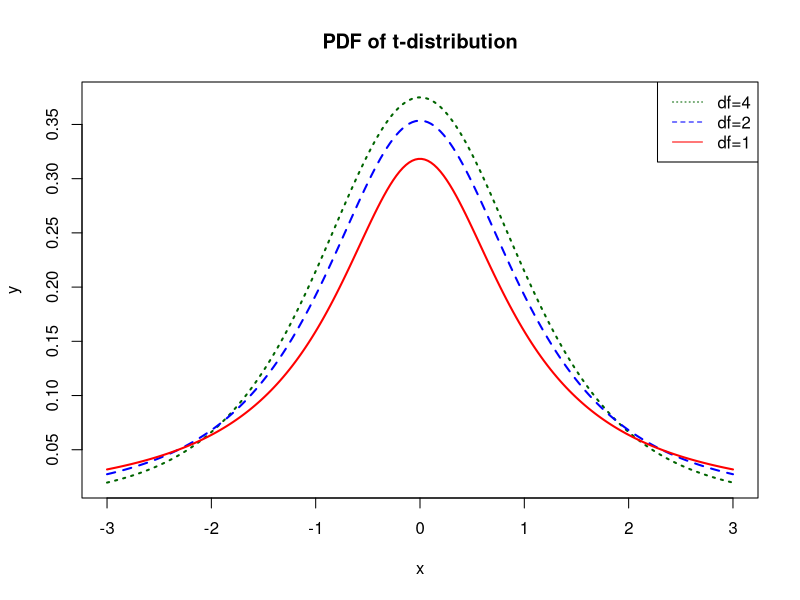
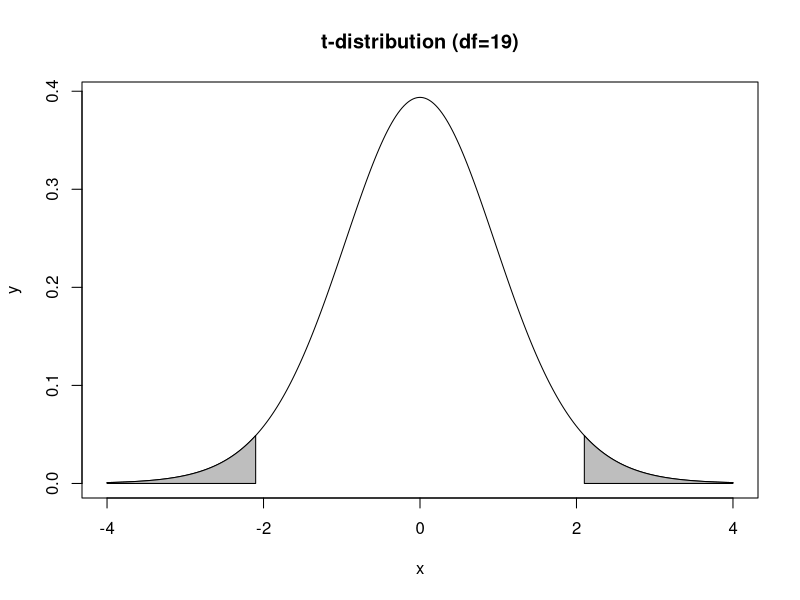
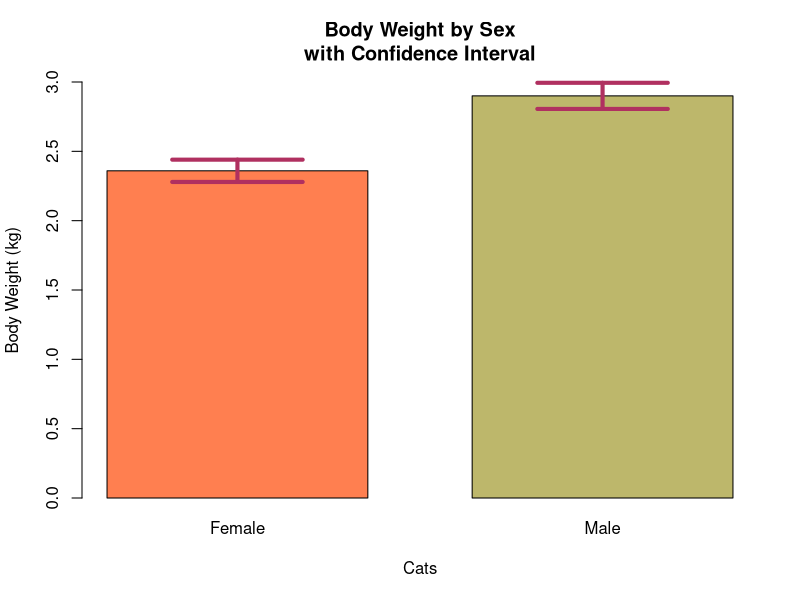

Generate these figures, in order, with R: (Note: this script raises an error after producing the figures.)
#######################
## CHAPTER 3. t Test ##
#######################

################
## 3.1 t Test ##
################

x <- seq(-3, 3, length=200)
y <- dt(x, df=4)
plot(x, y, 
     main="PDF of t-distribution",
     type='l', lty=3, lwd=2, col="darkgreen")
lines(x, dt(x, df=2), 
      lty=2, lwd=2, col="blue")
lines(x, dt(x, df=1), 
      lty=1, lwd=2, col="red")
legend("topright", 
       c("df=4", "df=2", "df=1"),
       col=c("darkgreen", "blue", "red"),
       lty=c(3, 2, 1))

t <- (135-115)/(25/sqrt(20))
t

pt(3.58, df=19, lower.tail=FALSE)*2

qt(0.025, df=19, lower.tail=FALSE)

qt(0.005, df=19, lower.tail=FALSE)


x <- seq(-4, 4, length=300)
y <- dt(x, df=19)
plot(x, y, type='l',
     main="t-distribution (df=19)")

xlim <- x[-4<=x & x<=-2.09]
ylim <- y[-4<=x & x<=-2.09]
xlim <- c(xlim[1], xlim, tail(xlim, 1))
ylim <- c(0, ylim, 0) 
polygon(xlim, ylim, col="grey")

xlim <- x[2.09<=x & x<=4]
ylim <- y[2.09<=x & x<=4]
xlim <- c(xlim[1], xlim, tail(xlim, 1))
ylim <- c(0, ylim, 0) 
polygon(xlim, ylim, col="grey")

###########################
## 3.2 One-Sample t Test ##
###########################

library(MASS)
str(cats)

mean(cats$Bwt)

t.test(x=cats$Bwt, mu=2.6)

t.test(cats$Bwt, mu=2.7)

t.test(cats$Bwt, mu=2.6, alternative="greater")

cats.t <- t.test(cats$Bwt, mu=2.6)
str(cats.t)

cats.t$p.value
cats.t$conf.int

t.test(cats$Bwt, mu=2.6, conf.level=0.99)

prop.test(x=18, n=30, p=0.5, alternative="greater")

########################################
## 3.3 Two-Independent Samples t Test ##
########################################

result <- t.test(formula=Bwt ~ Sex, data=cats)

# [Figure 3-6]
?tapply
bars <- tapply(cats$Bwt, cats$Sex, mean)
bars
result$conf.int[1]

lower <- tapply(cats$Bwt, cats$Sex, function(x) t.test(x)$conf.int[1])
lower
upper <- tapply(cats$Bwt, cats$Sex, function(x) t.test(x)$conf.int[2])
upper

#install.packages("gplots")
library(gplots)
windows(width=4.0, height=5.5)
barplot2(bars, space=0.4, ylim=c(0, 3.0),
         plot.ci=TRUE, ci.l=lower, ci.u=upper, ci.color="maroon", ci.lwd=4, 
         names.arg=c("Female", "Male"), col=c("coral", "darkkhaki"),
         xlab="Cats", ylab="Body Weight (kg)", 
         main="Body Weight by Sex\nwith Confidence Interval")

Bwt.f <- cats$Bwt[cats$Sex=="F"]
Bwt.m <- cats$Bwt[cats$Sex=="M"]
t.test(Bwt.f, Bwt.m)

smokers  <- c(83, 90, 129, 70)
patients <- c(86, 93, 136, 82)

prop.test(x=smokers, n=patients)

###############################
## 3.4 Paired-Samples t Test ##
###############################
?sleep
str(sleep)
sleep[seq(1, 20, 2), ]

t.test(extra ~ group, data=sleep, paired=TRUE)

#install.packages("tidyr")
library(tidyr)
sleep.wide <- spread(sleep, key=group, value=extra)
sleep.wide

#install.packages("reshape2")
library(reshape2)
sleep.wide <- dcast(sleep, ID ~ group, value.var="extra")
sleep.wide

t.test(sleep.wide$'1', sleep.wide$'2', paired=TRUE)

sink()
